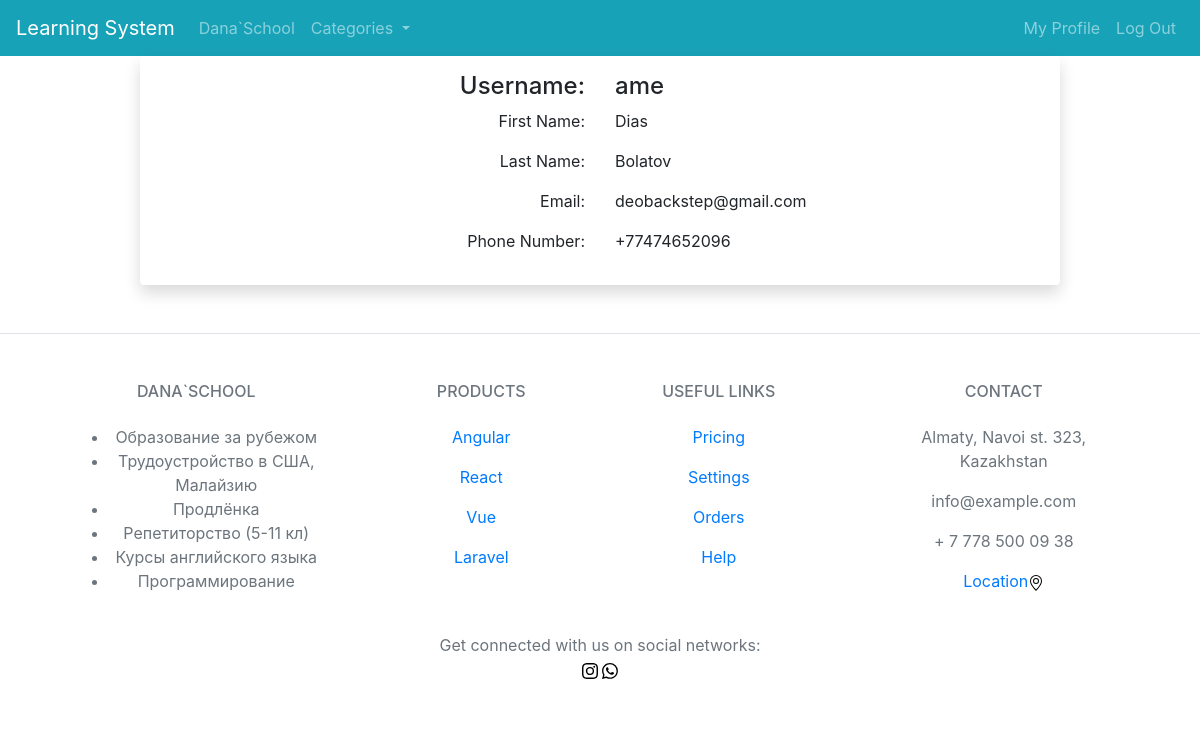
Page /learn_app/profile/ (signed in) on the committed database.
### learn_app/models.py (models this page shows, shortened)
class LearnUser(models.Model):
    user_id = models.OneToOneField(User, on_delete=models.CASCADE, blank=False, null=False)
    last_name = models.CharField(max_length=50, null=False, blank=False)
    first_name = models.CharField(max_length=50, null=False, blank=False)
    email = models.EmailField(max_length=254, null=True, blank=True, unique=True)
    phone = PhoneNumberField(null=False, blank=False, unique=True)

### learn_app/views.py (the view)
# urls.py: path('profile/', profile, name='profile'),
def profile(request):
    return render(request,
                  template_name='learn_app/profile.html',
                  context={
                      'userInfo': LearnUser.objects.get(user_id=request.user.pk),
                      'categories': Category.objects.all().order_by('title')
                  })

### templates/learn_app/profile.html
{% extends 'learn_app/base.html' %}
{% block content %}
    <div class="container">
        <div class="row">
            <div class="col-6 text-right">
                <h4 class="fw-bold">Username:</h4>
                <p class="fw-semibold">First Name:</p>
                <p class="fw-semibold">Last Name:</p>
                <p class="fw-semibold">Email:</p>
                <p class="fw-semibold">Phone Number:</p>
            </div>
            <div class="col-6 text-left">
                <h4 class="fw-bold">{{ userInfo.user_id.username }}</h4>
                <p class="fw-semibold">{{ userInfo.first_name }}</p>
                <p class="fw-semibold">{{ userInfo.last_name }}</p>
                <p class="fw-semibold">{{ userInfo.email }}</p>
                <p class="fw-semibold">{{ userInfo.phone }}</p>
            </div>
        </div>
    </div>
{% endblock content %}

### rows in the picture
LearnUser: user_id.username "ame", first_name "Dias", last_name "Bolatov", email "deobackstep@gmail.com", phone "+77474652096"
